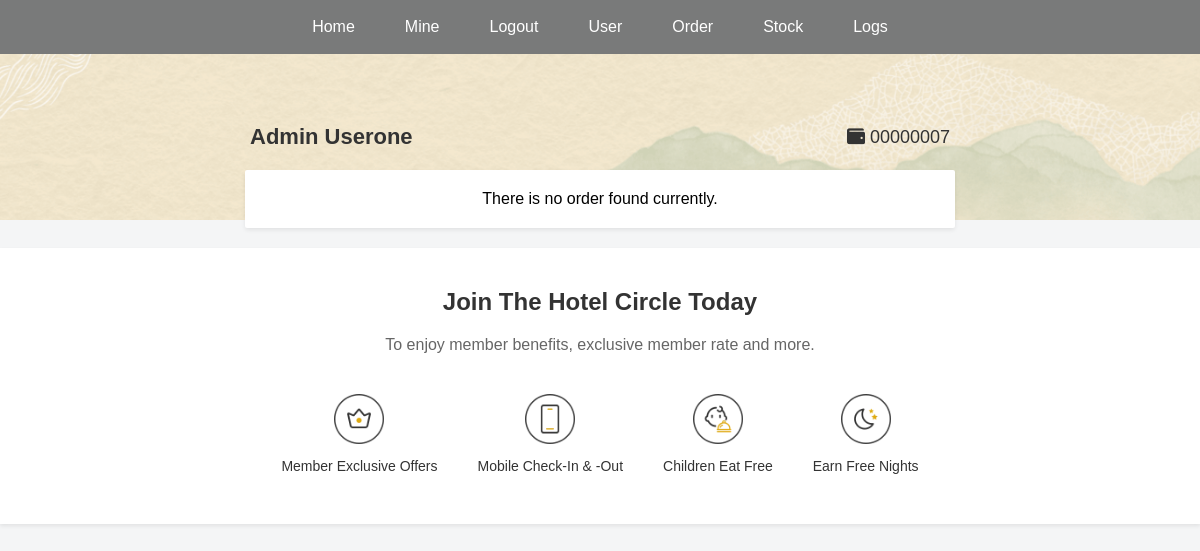
The page /userCenter (signed in) on the database its author committed.
### app.py (models this page shows)
class Customer(db.Model):
    id = db.Column(db.Integer, primary_key=True)
    first_name = db.Column(db.String(100), nullable=False)
    last_name = db.Column(db.String(100), nullable=False)
    contact = db.Column(db.String(100), unique=True, nullable=False)
    password = db.Column(db.String(200), nullable=False)
    bookings = db.relationship('Booking', backref='customer', lazy=True)

### app.py (the view, shortened to what this page needs)
@app.route('/userCenter')
def userCenter():
    user_logged_in = 'user_logged_in' in session
    admin_logged_in = session.get('admin_logged_in', False)
    user_id = session.get('user_id')
    if not user_id or not user_logged_in:
        abort(404)
    user = Customer.query.get(user_id)
    bookings = Booking.query.filter_by(customer_id=user_id).all()
    booking_details = []
    context = {
        'user_logged_in': user_logged_in,
        'user': user,
        'bookings': booking_details
    }
    if admin_logged_in:
        context['admin_logged_in'] = admin_logged_in
    return render_template('userCenter.html', **context)

### templates/userCenter.html (shortened to what this page needs)
<!DOCTYPE html>
<html lang="en">
<head>
    <link rel="stylesheet" href="{{ url_for('static', filename='style.css') }}">
    <link rel="stylesheet" href="https://cdnjs.cloudflare.com/ajax/libs/font-awesome/5.15.3/css/all.min.css">
</head>
<body class="usercenter-body">
    {% include 'nav.html' %}
    <div class="user-header">
        <div class="user-info">
            <span class="user-name">{{ user.first_name }} {{ user.last_name }}</span>
            <span class="user-id"><i class="fas fa-wallet"></i> 0000000{{ user.id }}</span>
        </div>
    </div>
    <div class="user-order">
        {% for booking in bookings %}
        <div class="stay-summary summary-in-user">
            <div class="order-image">
                <img src="{{ url_for('static', filename=booking.room_type.image_filename) }}" alt="Room Image">
            </div>
            <div class="order-content">
                <h3>Stay Summary: {{ booking.hotel.name }}, {{ booking.hotel.city }}</h3>
                <p><strong>Date:</strong> {{ booking.check_in_date }} - {{ booking.check_out_date }}</p>
                <p><strong>Room Type:</strong> {{ booking.room.room_type.type_name }} Room</p>
                <p><strong>Bed Type:</strong> {{ booking.room.bed_type.bed_type }}</p>
                <p><strong>Comment:</strong> {{ booking.special_request }}</p>
            </div>
        </div>
        {% else %}
        <div class="stay-summary none-summary-in-user">
            <p>There is no order found currently.</p>
        </div>
        {% endfor %}
    </div>
    <div class="benefits-section-join benefits-section-usercenter">
        <h2>Join The Hotel Circle Today</h2>
        <p>To enjoy member benefits, exclusive member rate and more.</p>
        <div class="benefits-icons">
            <div class="benefit-join">
                <img src="{{ url_for('static', filename='/images/bottom1.jpg') }}" alt="Exclusive Offers">
                <p>Member Exclusive Offers</p>
            </div>
            <div class="benefit-join">
                <img src="{{ url_for('static', filename='/images/bottom2.jpg') }}" alt="Mobile Check-In">
                <p>Mobile Check-In & -Out</p>
            </div>
            <div class="benefit-join">
                <img src="{{ url_for('static', filename='/images/bottom3.jpg') }}" alt="Children Eat Free">
                <p>Children Eat Free</p>
            </div>
            <div class="benefit-join">
                <img src="{{ url_for('static', filename='/images/bottom4.jpg') }}" alt="Earn Nights">
                <p>Earn Free Nights</p>
            </div>
        </div>
    </div>
</body>
</html>

### static/style.css (style rules this page uses)
body, h1, p, ul, li, a { margin: 0; padding: 0; text-decoration: none; font-family: Montserrat,Verdana,Helvetica,Arial,sans-serif; }
.benefits-section-join { text-align: center; padding: 20px; background-color: #fff; }
.benefits-section-join h2, .benefits-section-home h2 { color: #333; margin-bottom: 20px; }
.benefits-section-join p, .benefits-section-home p { color: #666; margin-bottom: 30px; }
.benefits-icons { display: flex; justify-content: center; gap: 40px; margin-top: 40px; }
.benefit-join img { max-width: 50px; margin-bottom: 10px; }
.benefit-join p { color: #333; font-size: 14px; }
.stay-summary { display: flex; align-items: center; border-radius: 2px; padding: 20px 30px; margin: 20px auto; width: 80%; max-width: 650px; }
.usercenter-body { background-color: #f4f5f6; }
.user-header { background-image: url('/static/images/userhome3.jpg'); background-position: center; background-size: cover; padding: 70px 0; }
.user-info { display: flex; justify-content: space-between; align-items: center; margin: 0 auto; width: 80%; max-width: 700px; position: relative; z-index: 2; }
.user-order { display: flex; flex-direction: column; align-items: center; margin-top: -70px; width: 100%; z-index: 1; }
.user-name { font-size: 22px; font-weight: bold; color: #333; }
.user-id { font-size: 18px; color: #333; }
.summary-in-user, .none-summary-in-user { background-color: #fff; box-shadow: 0 2px 4px 0 rgba(0,0,0,0.08); }
.none-summary-in-user { display: flex; flex-direction: column; align-items: center; }
.benefits-section-usercenter { box-shadow: 0 2px 4px 0 rgba(0,0,0,0.08); }

### rows shown on the page
Customer: first_name "Admin", last_name "Userone", id "7"
